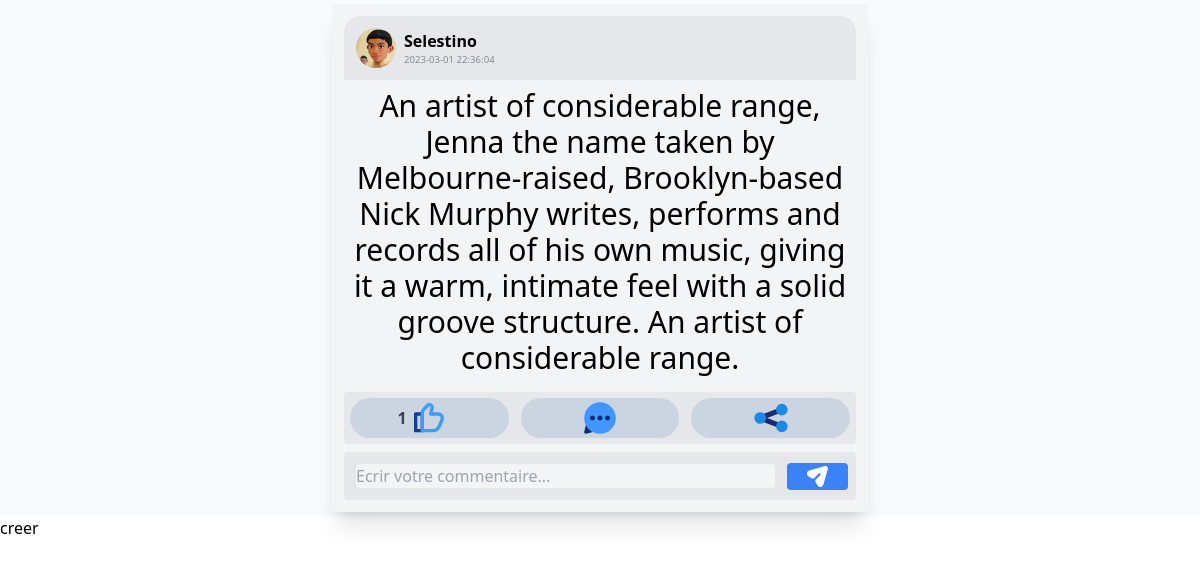
/post?id_post=22 (signed in), run on the app's committed database.
### tables this page shows
CREATE TABLE IF NOT EXISTS `pdp` (
  `id_pdp` int(11) NOT NULL AUTO_INCREMENT,
  `idUser` varchar(10000) NOT NULL,
  `photo` varchar(10000) NOT NULL,
  PRIMARY KEY (`id_pdp`)
);

CREATE TABLE IF NOT EXISTS `user` (
  `idUser` int(11) NOT NULL AUTO_INCREMENT,
  `email` varchar(255) DEFAULT NULL,
  `username` varchar(100) NOT NULL,
  `password` varchar(500) NOT NULL,
  PRIMARY KEY (`idUser`)
);

CREATE TABLE IF NOT EXISTS `post` (
  `id_post` int(11) NOT NULL AUTO_INCREMENT,
  `idOwner` varchar(10000) NOT NULL,
  `legend` varchar(1000) DEFAULT NULL,
  `photo` varchar(1000) DEFAULT NULL,
  `date` datetime DEFAULT NULL,
  PRIMARY KEY (`id_post`)
);

### post/index.php (called while the page is built, shortened)
<?php
require("post.php");
?>

### post/liste.php (the view, shortened to what this page needs)
<?php
$post_id=$_GET["id_post"];
$postSelect = $db -> prepare("SELECT * FROM post WHERE id_post=:id_post");
$postSelect->execute([
    "id_post"=>$post_id,
]);
$fetch=$postSelect->fetch();
?>
<div class="bg-gray-50 flex flex-col items-center">
<div class="bg-gray-100 rounded w-fit m-1 shadow-xl">
    <div class="m-3 w-fit">
        <?php
            $post_img=$fetch["photo"];
            $post_legende=$fetch["legend"];
            $post_id_auteur=$fetch["idOwner"];
            $post_date=$fetch["date"];
            $selecUser=$db ->prepare("SELECT * FROM user WHERE idUser=$post_id_auteur");
            $selecUser->execute();
            $fetchUser=$selecUser->fetch();
            $nameUserPost = $fetchUser["username"];
            $pdpOwner=$db ->prepare("SELECT * FROM pdp WHERE idUser=$post_id_auteur");
            $pdpOwner->execute();
            $fetchpdp=$pdpOwner->fetch();
            ?>
            <div class="p-2 flex items-center bg-gray-200 rounded-t-2xl">
                <?php
                    if(empty($fetchpdp["photo"])){
                        ?>
                            <div class="rounded-3xl  font-mono font-bold text-3xl text-slate-700 bg-yellow-200 w-12 h-12 flex justify-center items-center border-solid border-4 border-gray-200"><?=strtoupper($nameUserPost[0])?></div>
                            <?php
                    }else{
                        $pdpUserPost = $fetchpdp["photo"];
                        ?>
                            <img src="../img/profil/<?=$pdpUserPost?>" class="w-12 rounded-3xl border-solid border-4 border-gray-200" />
                        <?php
                    }
                ?>
            <div class="w-fit pl-1 flex flex-col">
                <h5>
                    <a href="../profil?idUser=<?=$post_id_auteur?>" class="capitalize font-bold hover:underline">
                    <?=$nameUserPost?>
                    </a>
                </h5>
                <span class=" font-thin text-gray-500 text-opacity-80 text-[0.6rem]"><?=$post_date?></span>
            </div>
            </div>
            <?php
                if(empty($post_img)){
                    ?>
                    <div>
                    <p class="p-2 bg-gray-100 text-3xl max-w-lg text-center"><?=$post_legende?></p>
                    </div>
            <?php
                }
            ?>
            <div class="bg-gray-200 flex justify-around mt-2 font-medium rounded">
                <div class="bg-slate-300 overflow-hidden relative w-full flex justify-center items-center cursor-pointer rounded-3xl hover:opacity-80 m-[6px]">
                    <?php
                        require('likes/like_page.php');
                    ?>
                </div>
                <div class="bg-slate-300 w-full relative flex justify-center items-center overflow-hidden cursor-pointer rounded-3xl hover:opacity-80 m-[6px]">
                </div>
                <div class="bg-slate-300 w-full flex justify-center items-center cursor-pointer rounded-3xl hover:opacity-80 m-[6px]">
                </div>
            </div>
            <?php
                require('comments/form.php')
            ?>
    </div>
</div>
</div>

### data on the page
pdp: photo (picture)
user: username "Selestino"
post: date "2023-03-01 22:36:04", legend "An artist of considerable range, Jenna the name taken by Melbourne-raised, Brooklyn-based Nick Murphy writes, performs and records all of his own music, giving it a warm, intimate feel with a solid groove structure. An artist of considerable range."

### other printed values
$NbrLike "1"
